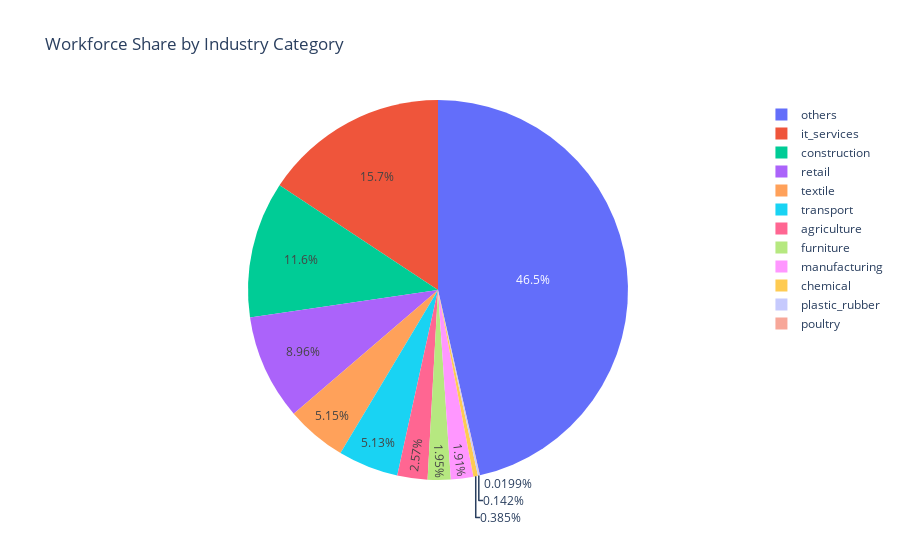

Write notebook code for a chart like this one.
### Code cell
#Pie Chart – Industry Category Share

fig_industry = px.pie(
    industry_dist,
    names="industry_category",
    values="total_workers",
    title="Workforce Share by Industry Category"
)

fig_industry.show()

### Figure 1 — Plotly figure (JSON) as saved in the notebook; plotly's stock layout.template omitted (floating-point values rounded to 4 significant figures)
{"data": [{"domain": {"x": [0, 1], "y": [0, 1]}, "hovertemplate": "industry_category=%{label}<br>total_workers=%{value}<extra></extra>", "labels": ["others", "it_services", "construction", "retail", "textile", "transport", "agriculture", "furniture", "manufacturing", "chemical", "plastic_rubber", "poultry"], "legendgroup": "", "name": "", "showlegend": true, "type": "pie", "values": [167490750, 56599146, 41875976, 32293882, 18551670, 18501822, 9263990, 7035676, 6892442, 1387130, 510644, 71600]}], "layout": {"legend": {"tracegroupgap": 0}, "title": {"text": "Workforce Share by Industry Category"}}}
